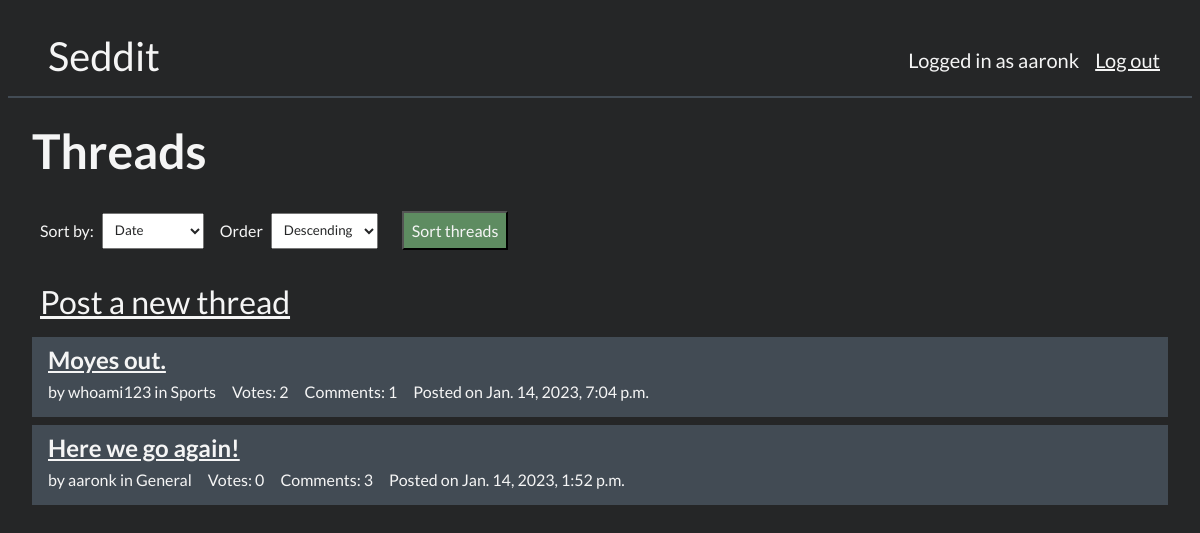
The app's page / (signed in) with its own data.
### main/models.py (models this page shows, shortened)
class Thread(models.Model):
    title = models.CharField(max_length=100)
    author = models.ForeignKey(User, on_delete=models.CASCADE)
    date_pub = models.DateTimeField(verbose_name='Published at')
    content = models.TextField(max_length=500)
    votes = models.IntegerField(default=0)
    topic = models.ForeignKey('Topic', default="1", on_delete=models.CASCADE)

class Topic(models.Model):
    topic_name = models.CharField(unique=True, max_length=20)
    def __str__(self):
        return self.topic_name.replace('"', '')

### main/views.py (the view)
# urls.py: path("", views.home, name='home'),
def home(request):
    thread_list = Thread.objects.all()
    if request.method == 'POST' and request.POST['sort'] and not None and request.POST['order'] is not None:
        sort = request.POST['sort']
        order = request.POST['order']
    else:
        sort = 'date'
        order = 'desc'
    match sort:
        case 'date':
            if order == 'asc':
                thread_list = thread_list.order_by('date_pub')
            else:
                thread_list = thread_list.order_by('-date_pub')
                title = "Oldest Thread"
        case 'comments':
            if order == 'asc':
                thread_list = thread_list.annotate(comment_count=Count('comment')).order_by('comment_count')
            else:
                thread_list = thread_list.annotate(comment_count=Count('comment')).order_by('-comment_count')
        case 'votes':
            if order == 'asc':
                thread_list = thread_list.order_by('votes')
            else:
                thread_list = thread_list.order_by('-votes')
    for thread in thread_list:
        thread.comment_count = Comment.objects.filter(for_post_id=thread.id).count()
    return render(request, template_name='main/home.html', context={'thread_list': thread_list, 'sort': sort, 'order': order})

### main/templates/main/home.html (shortened to what this page needs)
{% extends 'main/base.html' %} {% block content %}
<div class="thread-list">
  <h2 class="page-header">Threads</h2>
  <form class="sort" action="{% url 'main:home' %}" method="post">
        <p>Sort by:</p>
    <select name="sort" class="sort__select">
    <option value="date" {% if sort == 'date' %} selected {% endif %}>Date</option>
    </select>
    <p>Order</p>
    <select name="order" class="sort__select">
      <option value="desc" {% if order == 'desc' %} selected {% endif %}>Descending</option>
    </select>
    <button class="form__button" type="submit">Sort threads</button>
</form>
  {% if user.is_authenticated %}
  <span class="new-thread">
    <a href="{% url 'main:post_thread' %}">Post a new thread</a>
  </span>
    {% endif %}
    <ul class="thread-list">
      {% for thread in thread_list %}
      <li class="thread-list-item">
        <h2 class="thread-list-item__title">
          <a href="{% url 'main:thread_view' thread.id %}">{{thread.title}}</a>
        </h2>
        <span class="thread-list-item__info">
        <p class="thread-list-item__author">by {{thread.author}} in {{thread.topic}}</p>
        <p class="thread-list-item__votes">Votes: {{thread.votes}}</p>
        <p class="thread-list-item__comments">Comments: {{thread.comment_count}}</p>
        <p class="thread-list-item__date_pub">Posted on {{thread.date_pub}}</p>
        </span>
      </li>
      {% endfor %}
    </ul>
  </div>
  {% endblock %}

### main/templates/main/base.html (shortened to what this page needs)
<!DOCTYPE html>
<html>
  {% load static %}
  <head>
    <link
      href="{% static 'main/style/style.css' %}"
      rel="stylesheet"
      type="text/css"
    />
  </head>
  <header>
    <a href="{% url 'main:home' %}" class="title">Seddit</a>
    <div class="user-info">
      {% if user.is_authenticated %}
      <p class="user-message">Logged in as {{user.username}}</p>
      <a href="{% url 'logout' %}" class="user-link">Log out</a>
      {% else %}
      <p class="user-message">You are not logged in.</p>
      <a href="{% url 'login' %}" class="user-link">Log in</a>
      <a href="{% url 'main:sign_up' %}" class="user-link"> Sign Up</a>
      {% endif %}
    </div>
  </header>
  <section className="content">{% block content %} {% endblock %}</section>
</html>

### main/static/main/style/style.css (style rules this page uses)
* { box-sizing: border-box; font-family: "Lato", sans-serif; color: whitesmoke; padding: 0.5rem; margin: 0; }
header { box-sizing: content-box; border-bottom: solid 2px #424b54; flex-direction: row; align-items: center; justify-items: center; left: 0; right: 0; height: -webkit-fit-content; height: -moz-fit-content; height: fit-content; padding: 1rem; }
header .title { margin-left: 1rem; width: -webkit-fit-content; width: -moz-fit-content; width: fit-content; font-size: 2.5rem; text-decoration: none; }
header .user-info { display: flex; flex-direction: row; justify-self: end; align-items: center; float: right; }
header .user-message { height: -webkit-fit-content; height: -moz-fit-content; height: fit-content; font-size: 1.25rem; }
header .user-link { font-size: 1.25rem; }
.sort { display: flex; flex-direction: row; align-items: center; }
.sort__select { color: #252627; margin-right: 0.5rem; padding: 0.5rem; height: -webkit-fit-content; height: -moz-fit-content; height: fit-content; }
.sort__select option { color: #252627; }
.thread-list { display: flex; flex-direction: column; width: 100%; }
.new-thread a { font-size: 2rem; }
.thread-list-item { background-color: #424b54; list-style-type: none; margin-bottom: 0.5rem; box-shadow: #252627; }
.thread-list-item__title { margin: 0; padding: 0; }
.thread-list-item__info { margin: 0; padding: 0; display: flex; flex-direction: row; }
.thread__header, .page-header { text-align: start; font-size: 3rem; }
.form__button { margin-top: 1rem; margin-left: 1rem; margin-right: 1rem; margin-bottom: 1rem; width: -webkit-fit-content; width: -moz-fit-content; width: fit-content; background-color: #5e8c61; padding: 0.5rem; color: whitesmoke; font-size: 1rem; }

### records on screen
Thread: title "Moyes out.", author "whoami123", topic "Sports", votes "2", comment_count "1", date_pub "Jan. 14, 2023, 7:04 p.m."
Thread: title "Here we go again!", author "aaronk", topic "General", votes "0", comment_count "3", date_pub "Jan. 14, 2023, 1:52 p.m."

### other values on screen
{{ user.username }} "aaronk"
